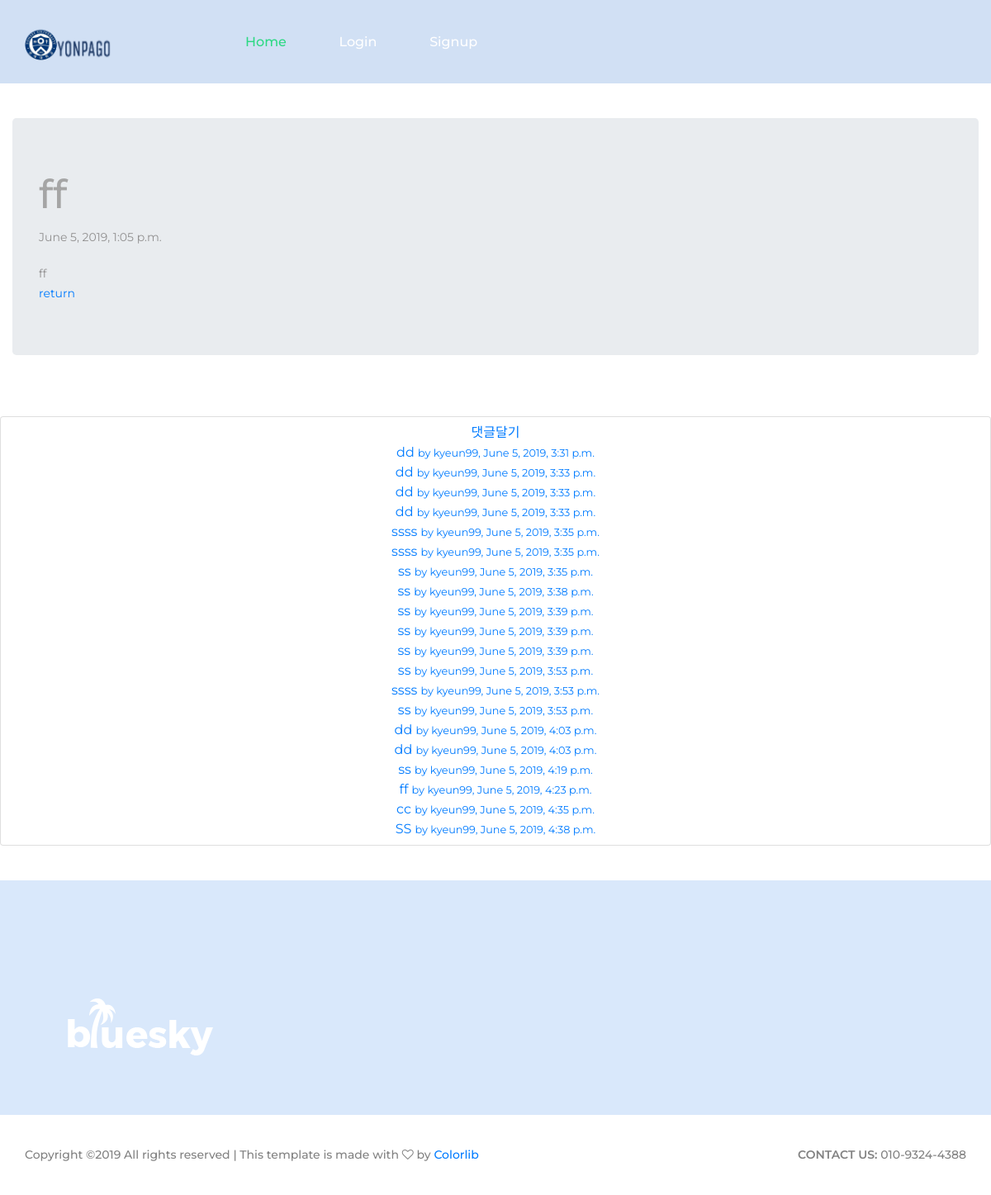
/alog/1, run on the app's committed database.
### blog/models.py (models this page shows, shortened)
class Blog2(models.Model):
    title = models.CharField(max_length=200)
    pub_date = models.DateTimeField('date published')
    body = models.TextField()

class Comment2(models.Model):
    post = models.ForeignKey('blog.Blog2', related_name="comments", on_delete=models.CASCADE)
    author = models.ForeignKey('auth.User', on_delete=models.CASCADE)
    text = models.TextField()
    created_at = models.DateTimeField(default = timezone.now)

### blog/views.py (the view)
# urls.py: path('alog/<int:alog_id>', blog.views.alogdetail, name="alogdetail"),
def alogdetail(request, alog_id):
    alog_detail = get_object_or_404(Blog2, pk=alog_id)
    comments=Comment2.objects.all()
    return render(request, 'blog/alogdetail.html', {'alog': alog_detail, 'comments': comments})

### blog/templates/blog/alogdetail.html
{% extends 'blog/base.html' %}
{% block content %}
<br>
<br>
<div class="container jumbotron">
    <h1>{{ alog.title }}</h1>
    <p>{{ alog.pub_date }}</p>
    <p>{{ alog.body }}</p>
    <a href="{% url 'alog' %}">return</a>
</div>
<br>
<br>
<div class = "align-right card">
    <a class="btn" href = "{% url 'alogcomment_new' alog.id %}">댓글달기</button>
    <ul>
            {%for comment in alog.comments.all %}
                <li>
                {{comment.text}}
                <small>by {{comment.author}}, {{comment.created_at}}</small>
                </li>
            {% empty %}
                <p>아직 작성된 댓글이 없습니다.</p>
            {% endfor %}
    </ul>
</div>
{% endblock %}

### blog/static/blog/styles/main_styles.css (style rules this page uses)
* { margin: 0; padding: 0; -webkit-font-smoothing: antialiased; -webkit-text-shadow: rgba(0,0,0,.01) 0 0 1px; text-shadow: rgba(0,0,0,.01) 0 0 1px; }
body { font-family: 'Montserrat', sans-serif; font-size: 14px; font-weight: 400; background: #FFFFFF; color: #a5a5a5; }
div { display: block; position: relative; -webkit-box-sizing: border-box; -moz-box-sizing: border-box; box-sizing: border-box; }
ul { list-style: none; margin-bottom: 0px; }
p { font-family: 'Montserrat', sans-serif; font-size: 14px; line-height: 2; font-weight: 400; color: #929191; -webkit-font-smoothing: antialiased; -webkit-text-shadow: rgba(0,0,0,.01) 0 0 1px; text-shadow: rgba(0,0,0,.01) 0 0 1px; }
p:last-of-type { margin-bottom: 0; }
a, a:hover, a:visited, a:active, a:link { text-decoration: none; -webkit-font-smoothing: antialiased; -webkit-text-shadow: rgba(0,0,0,.01) 0 0 1px; text-shadow: rgba(0,0,0,.01) 0 0 1px; }
h1 { font-size: 48px; }
h1, h2, h3, h4, h5, h6 { font-family: 'Montserrat', sans-serif; -webkit-font-smoothing: antialiased; -webkit-text-shadow: rgba(0,0,0,.01) 0 0 1px; text-shadow: rgba(0,0,0,.01) 0 0 1px; }

### data on the page
Blog2: title "ff", pub_date "June 5, 2019, 1:05 p.m.", body "ff"
Comment2: text "dd", author "kyeun99", created_at "June 5, 2019, 3:31 p.m."
Comment2: text "dd", author "kyeun99", created_at "June 5, 2019, 3:33 p.m."
Comment2: text "dd", author "kyeun99", created_at "June 5, 2019, 3:33 p.m."
Comment2: text "dd", author "kyeun99", created_at "June 5, 2019, 3:33 p.m."
Comment2: text "ssss", author "kyeun99", created_at "June 5, 2019, 3:35 p.m."
Comment2: text "ssss", author "kyeun99", created_at "June 5, 2019, 3:35 p.m."
Comment2: text "ss", author "kyeun99", created_at "June 5, 2019, 3:35 p.m."
Comment2: text "ss", author "kyeun99", created_at "June 5, 2019, 3:38 p.m."
Comment2: text "ss", author "kyeun99", created_at "June 5, 2019, 3:39 p.m."
Comment2: text "ss", author "kyeun99", created_at "June 5, 2019, 3:39 p.m."
Comment2: text "ss", author "kyeun99", created_at "June 5, 2019, 3:39 p.m."
Comment2: text "ss", author "kyeun99", created_at "June 5, 2019, 3:53 p.m."
Comment2: text "ssss", author "kyeun99", created_at "June 5, 2019, 3:53 p.m."
Comment2: text "ss", author "kyeun99", created_at "June 5, 2019, 3:53 p.m."
Comment2: text "dd", author "kyeun99", created_at "June 5, 2019, 4:03 p.m."
Comment2: text "dd", author "kyeun99", created_at "June 5, 2019, 4:03 p.m."
Comment2: text "ss", author "kyeun99", created_at "June 5, 2019, 4:19 p.m."
Comment2: text "ff", author "kyeun99", created_at "June 5, 2019, 4:23 p.m."
Comment2: text "cc", author "kyeun99", created_at "June 5, 2019, 4:35 p.m."
Comment2: text "SS", author "kyeun99", created_at "June 5, 2019, 4:38 p.m."
